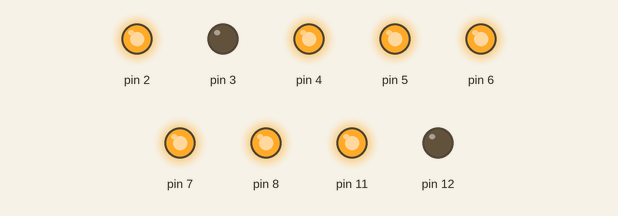
A sketch run on a simulated Arduino Uno, built with avr-gcc and run on an emulated ATmega328P. Shown: output pins drawn as LEDs (lit = HIGH).

Above: at 0.05 s.
At 2.15 s:
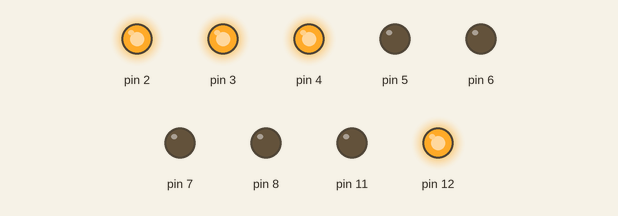
At 4.45 s:
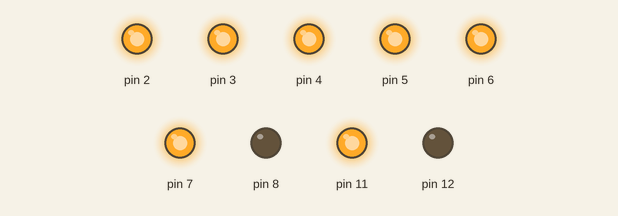
At 5.55 s:
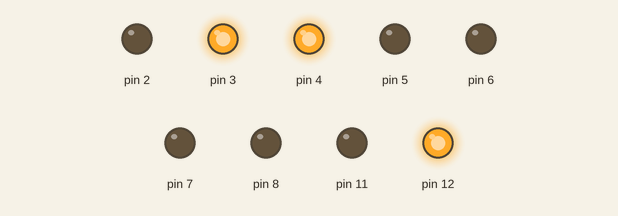
At 6.65 s:
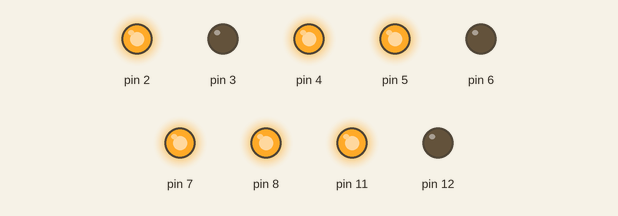
At 8.95 s:
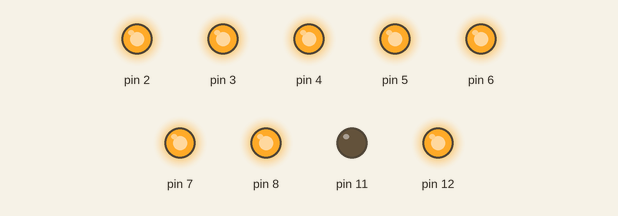
Timing chart, 0 to 9.2 s (numbered marks = the images above):
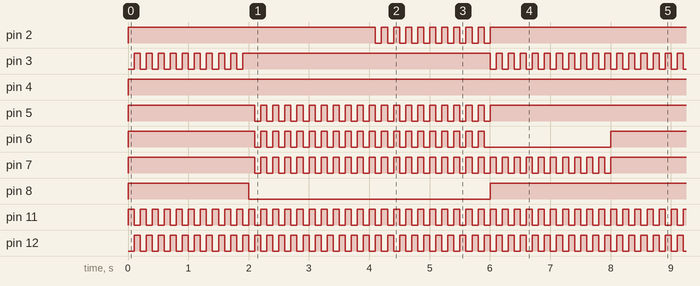

The sketch:

L04_7Segment_2digit.ino
```cpp
const int arr[10][7] = {
  {1,1,1,1,1,1,0},//0
  {0,1,1,0,0,0,0},//1
  {1,1,0,1,1,0,1},//2
  {1,1,1,1,0,0,1},//3
  {0,1,1,0,0,1,1},//4
  {1,0,1,1,0,1,1},//5
  {1,0,1,1,1,1,1},//6
  {1,1,1,0,0,0,0},//7
  {1,1,1,1,1,1,1},//8
  {1,1,1,1,0,1,1}//9
};

void setup()
{
  pinMode(2, OUTPUT);
  pinMode(3, OUTPUT);
  pinMode(4, OUTPUT);
  pinMode(5, OUTPUT);
  pinMode(6, OUTPUT);
  pinMode(7, OUTPUT);
  pinMode(8, OUTPUT);
  pinMode(11,OUTPUT);
  pinMode(12,OUTPUT);
}
void showNumber(int a){
  for (int j=0; j< 7; j++){
    digitalWrite(j+2, arr[a][j]);
  }
}

void loop()
{
  int numarr[8] = {6,8,0,7,0,1,5,3};
  for(int i=0;i < 8; i+=2){
    for (int k = 0; k <10;k++){
      showNumber(numarr[i]);
      digitalWrite(11,HIGH);
      digitalWrite(12,LOW);
      delay(100);
      showNumber(numarr[i+1]);
      digitalWrite(11,LOW);
      digitalWrite(12,HIGH);
      delay(100);
    }
  }
}
```

Measured:
- by itself, pin 2: repeats every 8.0 s: 9 × (LOW 0.10 s, HIGH 0.10 s), LOW 0.10 s, HIGH 6.1 s
- by itself, pin 3: moves between LOW and HIGH, repeating every 8.0 s
- by itself, pin 4: LOW → HIGH at 0.00 s
- by itself, pin 5: repeats every 8.0 s: 19 × (LOW 0.10 s, HIGH 0.10 s), LOW 0.10 s, HIGH 4.1 s
- by itself, pin 6: repeats every 8.0 s: 19 × (LOW 0.10 s, HIGH 0.10 s), LOW 2.1 s, HIGH 2.1 s
- by itself, pin 7: repeats every 8.0 s: 29 × (LOW 0.10 s, HIGH 0.10 s), LOW 0.10 s, HIGH 2.1 s
- by itself, pin 8: repeats every 8.0 s: LOW 4.0 s, HIGH 4.0 s
- by itself, pin 11, pin 12: alternates HIGH for 0.10 s and LOW for 0.10 s
